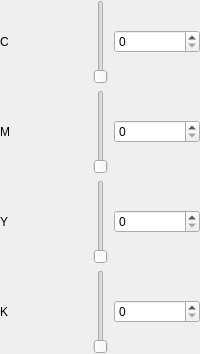
     <widget class="QWidget" name="tab_6Page4">
      <layout class="QGridLayout" name="gridLayout_5">
       <property name="leftMargin">
        <number>0</number>
       </property>
       <property name="topMargin">
        <number>0</number>
       </property>
       <property name="rightMargin">
        <number>0</number>
       </property>
       <property name="bottomMargin">
        <number>0</number>
       </property>
       <item row="0" column="0">
        <widget class="QLabel" name="label_11">
         <property name="toolTip">
          <string>Cyan</string>
         </property>
         <property name="text">
          <string>C</string>
         </property>
        </widget>
       </item>
       <item row="0" column="1">
        <widget class="color_widgets::GradientSlider" name="slider_cmyk_c">
         <property name="toolTip">
          <string>Cyan</string>
         </property>
         <property name="maximum">
          <number>255</number>
         </property>
        </widget>
       </item>
       <item row="0" column="2">
        <widget class="QSpinBox" name="spinBox_11">
         <property name="toolTip">
          <string>Cyan</string>
         </property>
         <property name="maximum">
          <number>255</number>
         </property>
        </widget>
       </item>
       <item row="1" column="0">
        <widget class="QLabel" name="label_13">
         <property name="toolTip">
          <string>Magenta</string>
         </property>
         <property name="text">
          <string>M</string>
         </property>
        </widget>
       </item>
       <item row="1" column="1">
        <widget class="color_widgets::GradientSlider" name="slider_cmyk_m">
         <property name="toolTip">
          <string>Magenta</string>
         </property>
         <property name="maximum">
          <number>255</number>
         </property>
        </widget>
       </item>
       <item row="1" column="2">
        <widget class="QSpinBox" name="spinBox_13">
         <property name="toolTip">
          <string>Magenta</string>
         </property>
         <property name="maximum">
          <number>255</number>
         </property>
        </widget>
       </item>
       <item row="2" column="0">
        <widget class="QLabel" name="label_12">
         <property name="toolTip">
          <string>Yellow</string>
         </property>
         <property name="text">
          <string>Y</string>
         </property>
        </widget>
       </item>
       <item row="2" column="1">
        <widget class="color_widgets::GradientSlider" name="slider_cmyk_y">
         <property name="toolTip">
          <string>Yellow</string>
         </property>
         <property name="maximum">
          <number>255</number>
         </property>
        </widget>
       </item>
       <item row="2" column="2">
        <widget class="QSpinBox" name="spinBox_12">
         <property name="toolTip">
          <string>Yellow</string>
         </property>
         <property name="maximum">
          <number>255</number>
         </property>
        </widget>
       </item>
       <item row="3" column="0">
        <widget class="QLabel" name="label_14">
         <property name="toolTip">
          <string>Black</string>
         </property>
         <property name="text">
          <string>K</string>
         </property>
        </widget>
       </item>
       <item row="3" column="1">
        <widget class="color_widgets::GradientSlider" name="slider_cmyk_k">
         <property name="toolTip">
          <string>Black</string>
         </property>
         <property name="maximum">
          <number>255</number>
         </property>
        </widget>
       </item>
       <item row="3" column="2">
        <widget class="QSpinBox" name="spinBox_14">
         <property name="toolTip">
          <string>Black</string>
         </property>
         <property name="maximum">
          <number>255</number>
         </property>
        </widget>
       </item>
      </layout>
     </widget>
